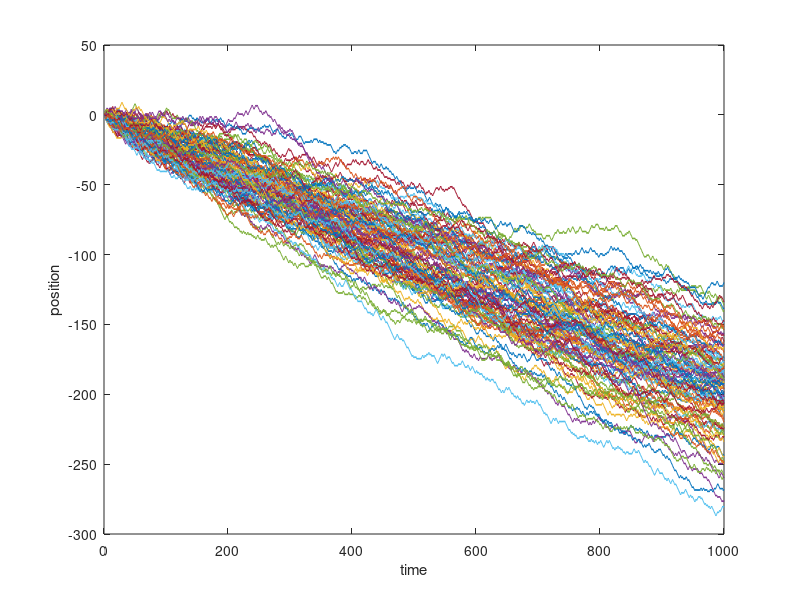

MATLAB code for this plot:
n_steps = 1000;
n_simulations = 100;
p = 0.4;

time = 1:1:n_steps;
for i=1:n_simulations;
    position = 0;
    for j=1:n_steps;
        flip = rand();
        if flip < p;
        position = position + 1;
        else
            position = position - 1;
        end
        displacement(j) = position;
    end
    plot(time, displacement);
    hold on
end
xlabel('time');
ylabel('position');
hold off;